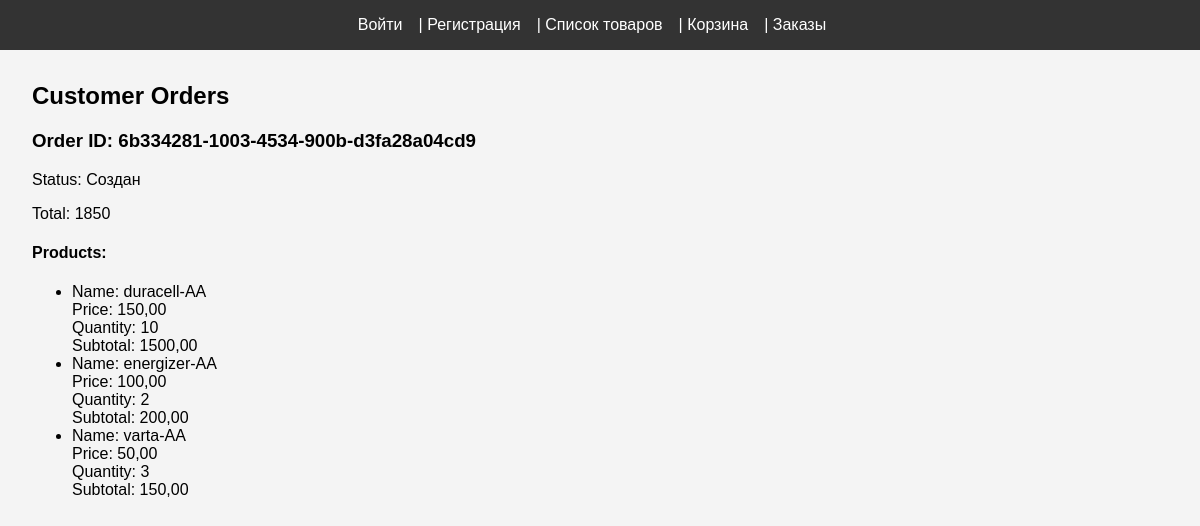
Screenshot of /orders/ with the database file from the repository.
### shopping/models.py (models this page shows, shortened)
class Order(models.Model):
    id = models.UUIDField(primary_key=True, default=uuid_lib.uuid4, editable=False, verbose_name='uuid заказа')
    products = models.ManyToManyField(Product, through='OrderItem')
    user = models.ForeignKey(settings.AUTH_USER_MODEL, on_delete=models.CASCADE, null=True, blank=True)
    session_key = models.CharField(max_length=32, null=True, blank=True,
                                   verbose_name='Номер сессии неавторизованного клиента')
    CREATED = 'CREATED'
    WAITING_PAYMENT = 'WAITING_PAYMENT'
    PAID = 'PAID'
    DELIVERY = 'DELIVERY'
    COMPLETED = 'COMPLETED'
    CANCELED = 'CANCELED'
    STATUS_CHOICES = [
        (CREATED, 'Создан'),
        (WAITING_PAYMENT, 'Ожидает оплаты'),
        (PAID, 'Оплачен'),
        (DELIVERY, 'В процессе доставки'),
        (COMPLETED, 'Выполнен'),
        (CANCELED, 'Отменен')
    ]
    status = models.CharField(max_length=20, choices=STATUS_CHOICES, default=CREATED, verbose_name='Статус')
    def get_total(self):
        return self.items.aggregate(total=Sum(F('product__price') * F('quantity')))['total'] or 0

class OrderItem(models.Model):
    order = models.ForeignKey(Order, on_delete=models.CASCADE, verbose_name='Заказ', related_name='items')
    product = models.ForeignKey(Product, on_delete=models.CASCADE, verbose_name='Товар')
    quantity = models.PositiveIntegerField(default=1, verbose_name='Количество')
    def get_cost(self):
        return self.product.price * self.quantity

class Product(models.Model):
    name = models.CharField(max_length=200, verbose_name='Наименование товара')
    price = models.DecimalField(max_digits=6, decimal_places=2, verbose_name='Цена единицы товара')
    description = models.TextField(blank=True, verbose_name='Описание товара')
    image = models.FileField(upload_to='products/', null=True, blank=True, verbose_name='Изображение товара')
    quantity_in_stock = models.PositiveIntegerField(default=0, blank=True, verbose_name='Количество товара на складе')

### shopping/views.py (the view)
# urls.py: path('orders/', display_orders, name='display_orders'),
def display_orders(request):
    orders = get_orders_by_user(request)
    return render(request, 'display_orders.html', {'orders': orders})

### shopping/services/order_services.py (called while the page is built)
def get_orders_by_user(request):
    if request.user.is_authenticated:
        orders = Order.objects.filter(user=request.user)
    else:
        order_key = request.session.session_key
        orders = Order.objects.filter(session_key=order_key)
    return orders

### shopping/templates/display_orders.html
{% extends "base.html" %}
{% block content %}
  <h2>Customer Orders</h2>
  {% for order in orders %}
    <div class="order">
      <h3>Order ID: {{ order.id }}</h3>
      <p>Status: {{ order.get_status_display }}</p>
      <p>Total: {{ order.get_total }}</p>
      <h4>Products:</h4>
      <ul>
        {% for item in order.items.all %}
          <li>
            Name: {{ item.product.name }}<br>
            Price: {{ item.product.price }}<br>
            Quantity: {{ item.quantity }}<br>
            Subtotal: {{ item.get_cost }}
          </li>
        {% endfor %}
      </ul>
    </div>
  {% empty %}
    <p>No orders found.</p>
  {% endfor %}
{% endblock %}

### static/css/style.css (style rules this page uses)
body { font-family: Arial, sans-serif; margin: 0; padding: 0; background-color: #f4f4f4; }

### rows the page displays
Order: id "6b334281-1003-4534-900b-d3fa28a04cd9", status "Создан", get_total "1850"
OrderItem: product.name "duracell-AA", product.price "150,00", quantity "10", get_cost "1500,00"
OrderItem: product.name "energizer-AA", product.price "100,00", quantity "2", get_cost "200,00"
OrderItem: product.name "varta-AA", product.price "50,00", quantity "3", get_cost "150,00"
